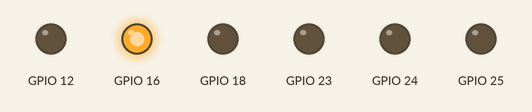
A program run on a simulated Raspberry Pi (BCM pin numbers). On the bench: output pins drawn as LEDs (lit = HIGH).

Above: at 0.05 s.
At 0.55 s:
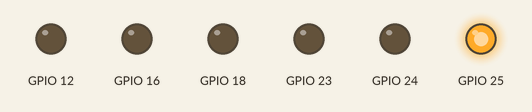
At 0.75 s:
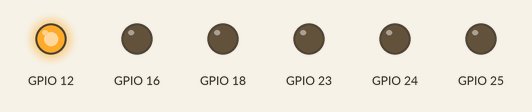
At 1.45 s:
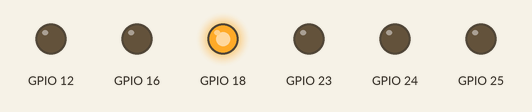
At 2.15 s:
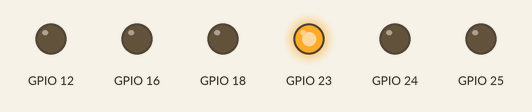
At 2.85 s:
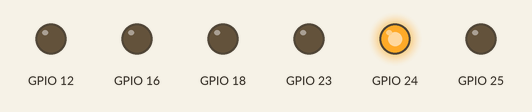
Timing chart, 0 to 3.1 s (numbered marks = the images above):
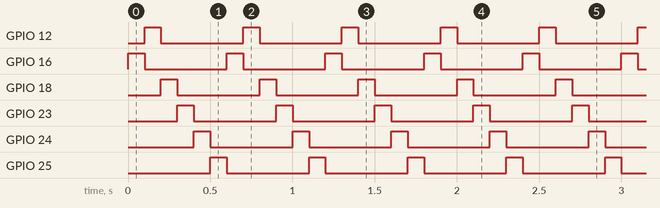

Measured:
- by itself, GPIO 12, GPIO 16, GPIO 18, GPIO 23–25: alternates HIGH for 0.10 s and LOW for 0.50 s
- by itself, everything shown: repeats every 0.60 s, in 6 steps

The program:

flew.py
```python
import RPi.GPIO as GPIO
import time

GPIO.setmode(GPIO.BCM)
GPIO.setwarnings(False)
GPIO.setup(12,GPIO.OUT)
GPIO.setup(16,GPIO.OUT)
GPIO.setup(18,GPIO.OUT)
GPIO.setup(23,GPIO.OUT)
GPIO.setup(24,GPIO.OUT)
GPIO.setup(25,GPIO.OUT)

try:
    while True:
        GPIO.output(16,GPIO.HIGH)
        time.sleep(0.1)
        GPIO.output(16,GPIO.LOW)
        GPIO.output(12,GPIO.HIGH)
        time.sleep(0.1)
        GPIO.output(12,GPIO.LOW)
        GPIO.output(18,GPIO.HIGH)
        time.sleep(0.1)
        GPIO.output(18,GPIO.LOW)
        GPIO.output(23,GPIO.HIGH)
        time.sleep(0.1)
        GPIO.output(23,GPIO.LOW)
        GPIO.output(24,GPIO.HIGH)
        time.sleep(0.1)
        GPIO.output(24,GPIO.LOW)
        GPIO.output(25,GPIO.HIGH)
        time.sleep(0.1)
        GPIO.output(25,GPIO.LOW)

except KeyboardInterrupt:
    pass
GPIO.cleanup()
```
